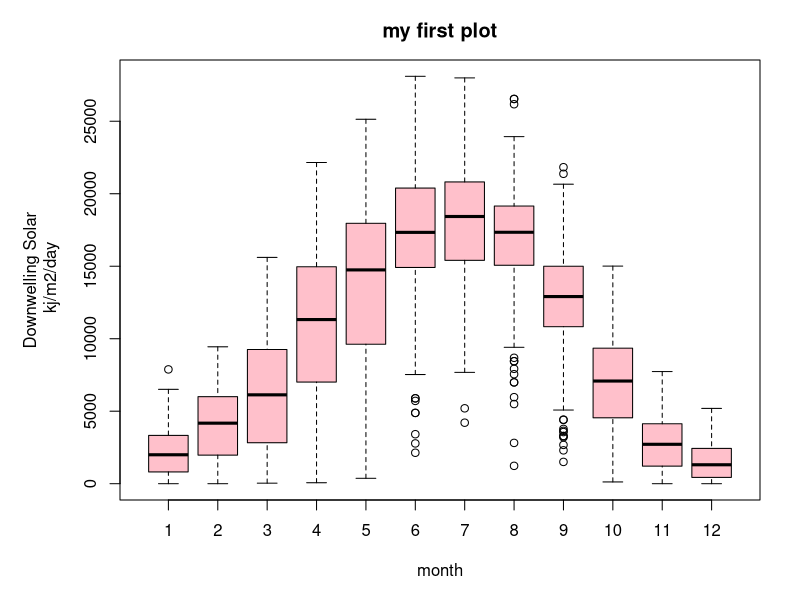

This chart was generated by the following R code:
sunlight = read.table("sun.txt", header=T)
par(mar=c(5,6,3,2))
boxplot(sunlight$Kdown_direct~sunlight$month,
        main="my first plot",
        ylab="Downwelling Solar\n kj/m2/day",
        xlab="month", col="pink")
